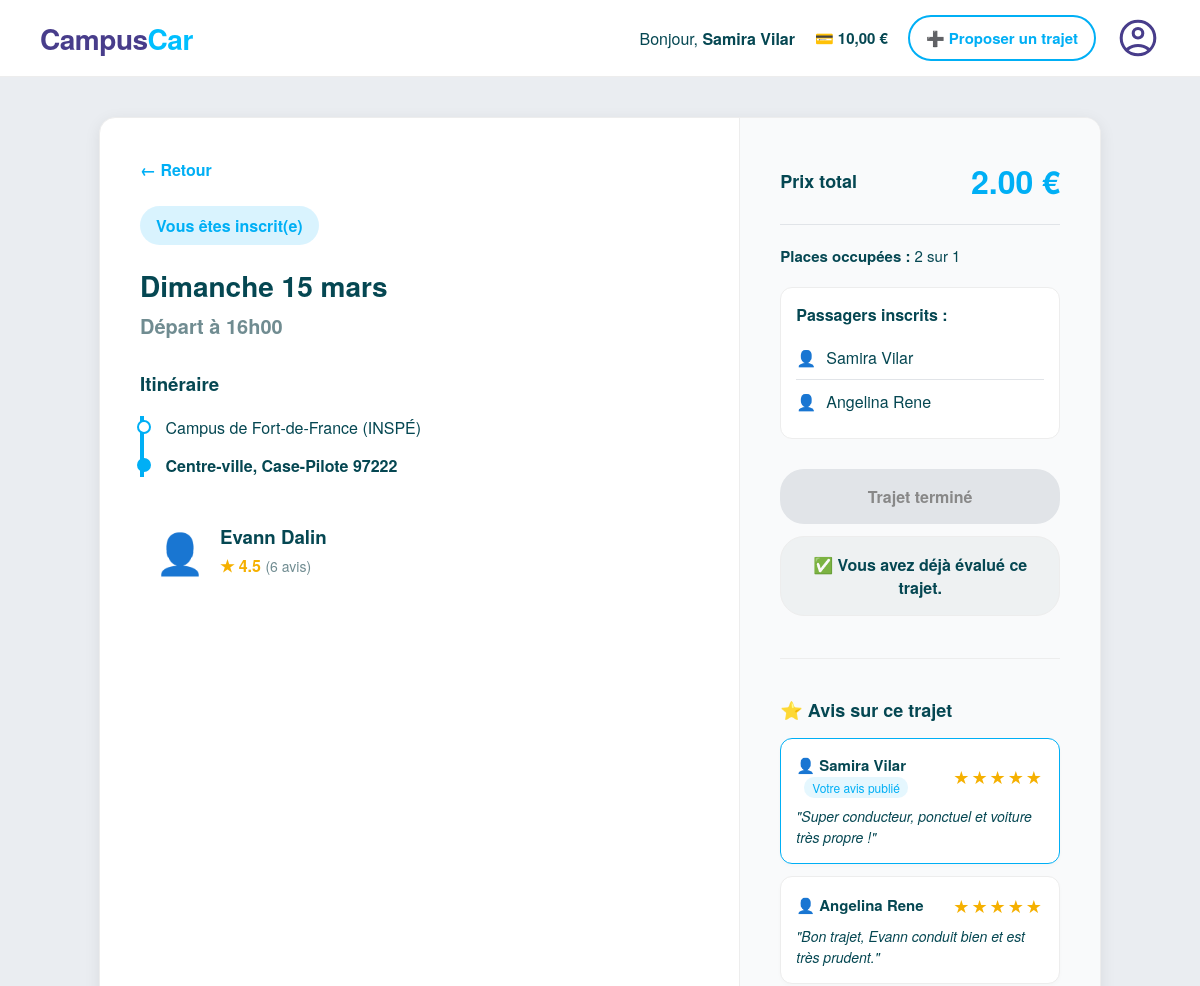
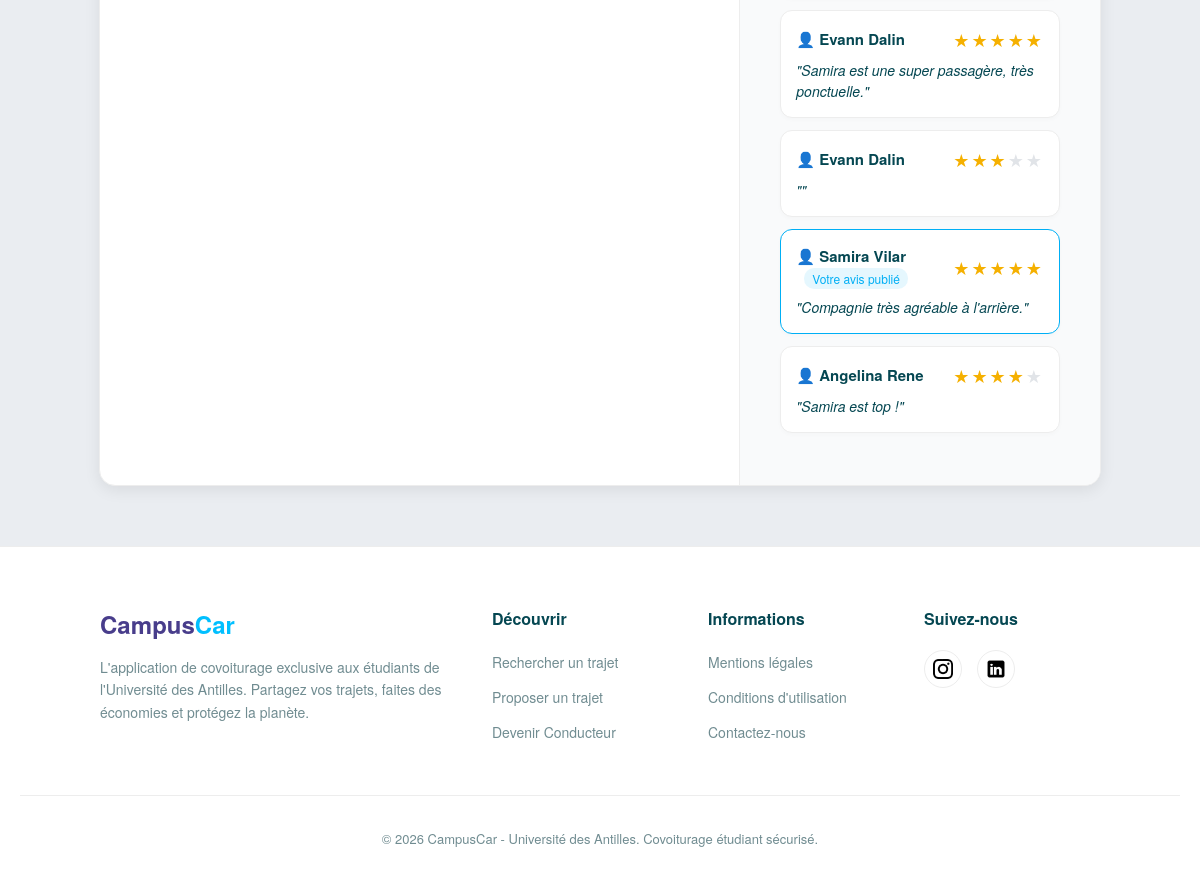
Page /index.php?action=trajet_details&id=104 (signed in) on the earlier database version (2 pictures, top to bottom).
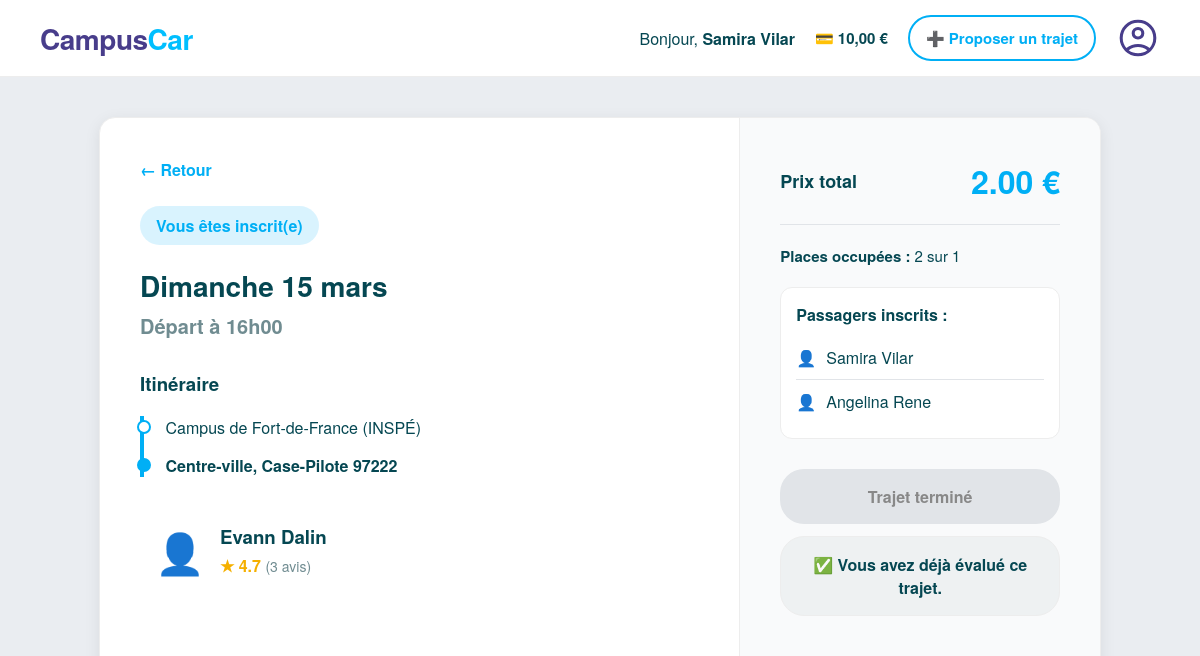
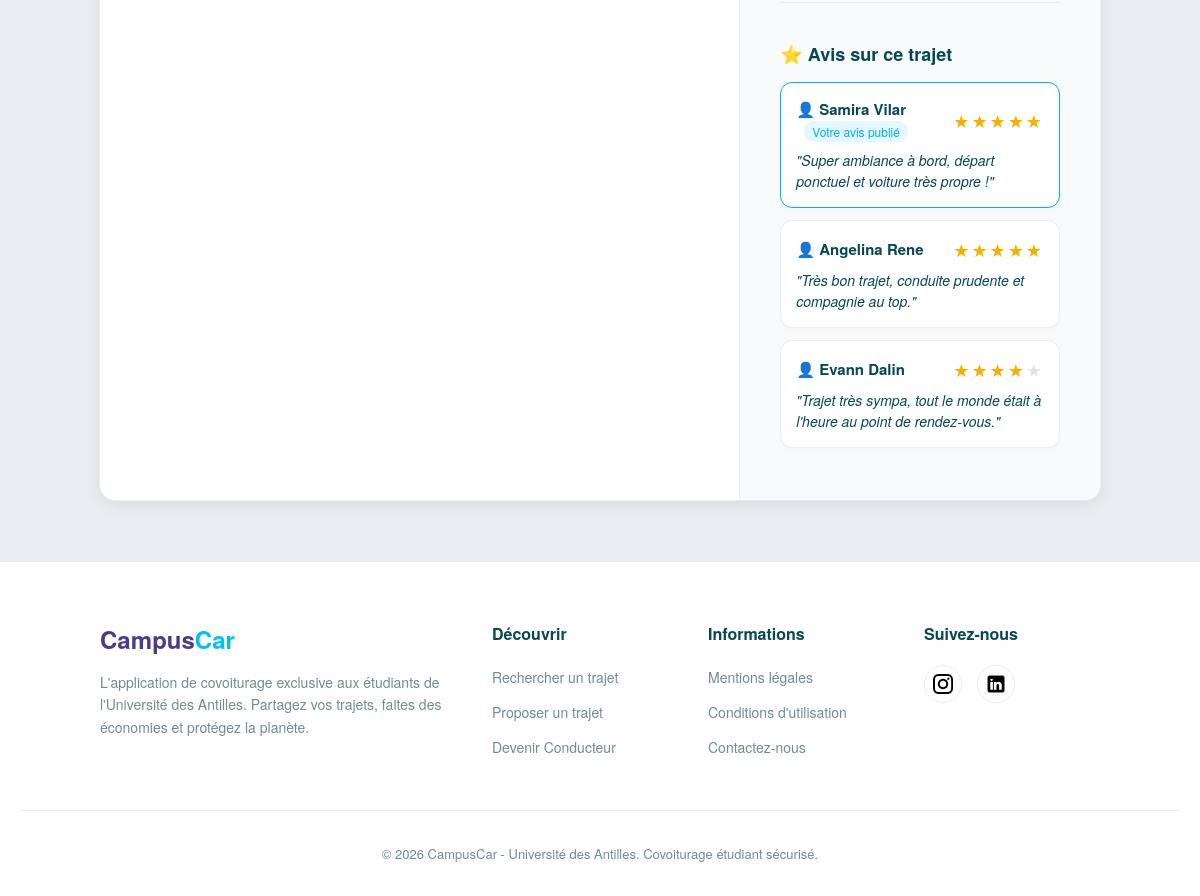
Same page on the later database version (2 pictures, top to bottom).
### tables this page shows
CREATE TABLE IF NOT EXISTS `trajet` (
  `id_trajet` int NOT NULL AUTO_INCREMENT,
  `date_heure` timestamp NOT NULL,
  `prix_course` decimal(5,2) DEFAULT NULL,
  `places_dispo` int DEFAULT NULL,
  `id_conducteur` int NOT NULL,
  `adresse_exterieure` varchar(150) NOT NULL,
  `latitude` decimal(10,8) DEFAULT NULL,
  `longitude` decimal(11,8) DEFAULT NULL,
  `sens_trajet` varchar(20) NOT NULL,
  `id_campus_cible` int NOT NULL,
  PRIMARY KEY (`id_trajet`),
  UNIQUE KEY `id_trajet` (`id_trajet`),
  KEY `id_conducteur` (`id_conducteur`),
  KEY `id_campus_cible` (`id_campus_cible`)
);

CREATE TABLE IF NOT EXISTS `campus` (
  `id_campus` int NOT NULL AUTO_INCREMENT,
  `nom_campus` varchar(100) NOT NULL,
  `commune` varchar(100) NOT NULL,
  `code_postal` varchar(5) DEFAULT NULL,
  `pole_geographique` varchar(50) DEFAULT NULL,
  `latitude` decimal(9,6) DEFAULT NULL,
  `longitude` decimal(9,6) DEFAULT NULL,
  PRIMARY KEY (`id_campus`),
  UNIQUE KEY `id_campus` (`id_campus`)
);

CREATE TABLE IF NOT EXISTS `utilisateur` (
  `id_utilisateur` int NOT NULL AUTO_INCREMENT,
  `id_sesame` varchar(50) NOT NULL,
  `mot_de_passe` varchar(255) NOT NULL,
  `nom` varchar(100) DEFAULT NULL,
  `prenom` varchar(100) DEFAULT NULL,
  `role` varchar(20) DEFAULT 'etudiant',
  `solde_virtuel` decimal(6,2) DEFAULT '10.00',
  `note_moyenne_calc` decimal(3,2) DEFAULT '0.00',
  PRIMARY KEY (`id_utilisateur`),
  UNIQUE KEY `id_utilisateur` (`id_utilisateur`),
  UNIQUE KEY `id_sesame` (`id_sesame`)
);

CREATE TABLE IF NOT EXISTS `evaluer` (
  `id_evaluation` int NOT NULL AUTO_INCREMENT,
  `id_trajet` int NOT NULL,
  `id_evaluateur` int NOT NULL,
  `note_etoiles` int DEFAULT NULL,
  `commentaire` text,
  PRIMARY KEY (`id_evaluation`),
  UNIQUE KEY `id_evaluation` (`id_evaluation`),
  KEY `id_trajet` (`id_trajet`),
  KEY `id_evaluateur` (`id_evaluateur`)
);

### views/trajet_details.php (the view, shortened to what the rows shown need)
<?php include __DIR__ . '/layout/header.php'; ?>
<main>
    <div class="details-container">
        <div class="details-left">
            <a href="javascript:history.back()" class="back-link">← Retour</a><br>
            <?php if ($trajet['is_driver']): ?>
                <div class="status-badge" style="background-color: rgba(72, 61, 139, 0.15); color: darkslateblue;">
                    🚗 C'est votre annonce
                </div>
            <?php elseif ($trajet['is_passenger']): ?>
                <div class="status-badge" style="background-color: rgba(0, 175, 245, 0.15); color: var(--bbc-bleu-vif);">
                    Vous êtes inscrit(e)
                </div>
            <?php endif; ?>
            <?php
                $jours_fr = ['Sunday' => 'Dimanche', 'Monday' => 'Lundi', 'Tuesday' => 'Mardi', 'Wednesday' => 'Mercredi', 'Thursday' => 'Jeudi', 'Friday' => 'Vendredi', 'Saturday' => 'Samedi'];
                $mois_fr = ['January' => 'janvier', 'February' => 'février', 'March' => 'mars', 'April' => 'avril', 'May' => 'mai', 'June' => 'juin', 'July' => 'juillet', 'August' => 'août', 'September' => 'septembre', 'October' => 'octobre', 'November' => 'novembre', 'December' => 'décembre'];
                $timestamp = strtotime($trajet['date_heure']);
                $nom_jour = $jours_fr[date('l', $timestamp)];
                $num_jour = date('d', $timestamp);
                $nom_mois = $mois_fr[date('F', $timestamp)];
                $date_format_fr = "$nom_jour $num_jour $nom_mois";
                $heure_format = date('H\hi', $timestamp);
                $maintenant = time();
                $is_past = $timestamp < ($maintenant - 4 * 3600);
                $is_en_cours = ($timestamp <= $maintenant && $timestamp >= ($maintenant - 4 * 3600));
            ?>
            <h2 style="margin: 0 0 5px 0; color: var(--bbc-fonce); font-size: 28px;"><?= $date_format_fr ?></h2>
            <div style="font-size: 20px; font-weight: 600; color: var(--bbc-gris-texte); margin-bottom: 30px;">
                Départ à <?= $heure_format ?>
            </div>
            <div style="margin-bottom: 24px;">
                <h3 style="margin-top: 0; color: var(--bbc-fonce);">Itinéraire</h3>
                <div style="margin-top: 15px; padding-left: 20px; border-left: 4px solid var(--bbc-bleu-vif);">
                    <p style="margin: 0 0 15px 0; font-size: 16px;">
                        <span style="display:inline-block; width: 10px; height: 10px; border-radius: 50%; border: 2px solid var(--bbc-bleu-vif); margin-left: -27px; background: white; margin-right: 10px;"></span>
                        <?= $trajet['sens_trajet'] == 'vers campus' ? htmlspecialchars($trajet['adresse_exterieure']) : htmlspecialchars($trajet['nom_campus']) ?>
                    </p>
                    <p style="margin: 0; font-weight: bold; font-size: 16px;">
                        <span style="display:inline-block; width: 10px; height: 10px; border-radius: 50%; border: 2px solid var(--bbc-bleu-vif); margin-left: -27px; background: var(--bbc-bleu-vif); margin-right: 10px;"></span>
                        <?= $trajet['sens_trajet'] == 'vers campus' ? htmlspecialchars($trajet['nom_campus']) : htmlspecialchars($trajet['adresse_exterieure']) ?>
                    </p>
                </div>
            </div>
            <div class="driver-info">
                <div style="font-size: 40px;">👤</div>
                <div>
                    <h3 style="margin: 0; color: var(--bbc-fonce);"><?= htmlspecialchars($trajet['conducteur_prenom']) ?> <?= htmlspecialchars($trajet['conducteur_nom']) ?></h3>
                    <div style="color: #f5b000; font-weight: bold; margin-top: 4px;">
                        ★ <?= $trajet['nb_avis'] > 0 ? number_format($trajet['vraie_note'], 1) : 'Nouveau' ?>
                        <span style="color: var(--bbc-gris-texte); font-size: 14px; font-weight: normal;">(<?= $trajet['nb_avis'] ?> avis)</span>
                    </div>
                </div>
            </div>
        </div>
        <div class="details-right">
            <div style="display: flex; justify-content: space-between; align-items: center; border-bottom: 1px solid #e1e4e8; padding-bottom: 20px; margin-bottom: 20px;">
                <span style="font-size: 18px; color: var(--bbc-fonce); font-weight: bold;">Prix total</span>
                <span style="font-size: 32px; font-weight: 800; color: var(--bbc-bleu-vif);"><?= number_format($trajet['prix_course'], 2) ?> €</span>
            </div>
            <div style="margin-bottom: 20px; font-size: 15px; color: var(--bbc-fonce);">
                <strong>Places occupées :</strong> <?= $trajet['nb_passagers'] ?> sur <?= $trajet['places_dispo'] ?>
            </div>
            <?php if ($trajet['nb_passagers'] > 0): ?>
                <div class="passenger-list">
                    <strong style="display: block; margin-bottom: 10px; color: var(--bbc-fonce);">Passagers inscrits :</strong>
                    <?php foreach ($passagers_list as $p): ?>
                        <div class="passenger-item">
                            <span>👤</span> <?= htmlspecialchars($p['prenom'] . ' ' . $p['nom']) ?>
                        </div>
                    <?php endforeach; ?>
                </div>
            <?php endif; ?>
            <div style="margin-top: auto;">
                <?php if ($is_en_cours): ?>
                    <?php if ($trajet['is_passenger']): ?>
                        <button id="btnPayerTrajet" class="action-btn" style="background-color: #1e8e3e; color: white; border: none; cursor: pointer;">
                            📷 Scanner pour Payer
                        </button>
                    <?php elseif ($trajet['is_driver']): ?>
                        <button id="btnPayerTrajet" class="action-btn" style="background-color: #1e8e3e; color: white; border: none; cursor: pointer;">
                            📷 Scanner le passager
                        </button>
                    <?php else: ?>
                        <div class="action-btn" style="background-color: #e1e4e8; color: #888; cursor: not-allowed;">En cours</div>
                    <?php endif; ?>
                    <script>
                        document.getElementById('btnPayerTrajet')?.addEventListener('click', function() {
                            let cameraAccess = confirm("campuscar.univ-antilles.fr souhaite accéder à votre appareil photo pour scanner le QR Code.");
                            if(cameraAccess) {
                                alert("✅ Scan réussi !\nConfirmation du paiement du trajet (<?= number_format($trajet['prix_course'], 2) ?> €).");
                                window.location.href = "index.php?action=mes_trajets";
                            } else {
                                alert("❌ Accès à la caméra refusé.");
                            }
                        });
                    </script>
                <?php elseif ($is_past): ?>
                    <div class="action-btn" style="background-color: #e1e4e8; color: #888; cursor: not-allowed;">Trajet terminé</div>
                    <?php if ($trajet['is_passenger'] || $trajet['is_driver']): ?>
                        <?php
                        $deja_evalue = false;
                        if (!empty($evaluations_recues)) {
                            foreach ($evaluations_recues as $ev) {
                                if (isset($ev['id_evaluateur']) && $ev['id_evaluateur'] == $_SESSION['user_id']) {
                                    $deja_evalue = true;
                                    break;
                                }
                            }
                        }
                        ?>
                        <?php if (!$deja_evalue): ?>
                            <div class="eval-box">
                                <h4 style="margin-top: 0; margin-bottom: 10px; color: var(--bbc-fonce);">⭐ Évaluer ce trajet</h4>
                                <form action="index.php?action=process_evaluer_trajet" method="POST">
                                    <input type="hidden" name="id_trajet" value="<?= $trajet['id_trajet'] ?>">
                                    <div class="rating-css">
                                        <input type="radio" id="star5" name="note" value="5" checked>
                                        <label for="star5" title="5 étoiles">★</label>
                                        <input type="radio" id="star4" name="note" value="4">
                                        <label for="star4" title="4 étoiles">★</label>
                                        <input type="radio" id="star3" name="note" value="3">
                                        <label for="star3" title="3 étoiles">★</label>
                                        <input type="radio" id="star2" name="note" value="2">
                                        <label for="star2" title="2 étoiles">★</label>
                                        <input type="radio" id="star1" name="note" value="1">
                                        <label for="star1" title="1 étoile">★</label>
                                    </div>
                                    <textarea name="commentaire" class="eval-textarea" placeholder="Un petit mot sur le trajet ? (Optionnel)"></textarea>
                                    <button type="submit" class="action-btn" style="background-color: #f5b000; color: white; border: none; padding: 12px; margin-bottom: 0;">
                                        Publier mon avis
                                    </button>
                                </form>
                            </div>
                        <?php else: ?>
                            <div class="action-btn" style="background-color: #eef1f2; color: var(--bbc-fonce); cursor: default; border: 1px solid var(--bordure); margin-top: 10px;">
                                ✅ Vous avez déjà évalué ce trajet.
                            </div>
                        <?php endif; ?>
                    <?php endif; ?>
                <?php endif; ?>
            </div>
            <?php if ($is_past): ?>
                <div style="margin-top: 30px; border-top: 1px solid var(--bordure); padding-top: 20px;">
                    <h3 style="color: var(--bbc-fonce); font-size: 18px; margin-bottom: 15px;">⭐ Avis sur ce trajet</h3>
                    <?php if (empty($evaluations_recues)): ?>
                        <p style="color: var(--bbc-gris-texte); font-size: 14px; font-style: italic;">
                            Aucun avis n'a encore été publié pour ce trajet.
                        </p>
                    <?php else: ?>
                        <?php foreach ($evaluations_recues as $avis): ?>
                            <?php
                            $c_est_mon_avis = (isset($avis['id_evaluateur']) && $avis['id_evaluateur'] == $_SESSION['user_id']);
                            ?>
                            <div style="background-color: var(--blanc); border: 1px solid <?= $c_est_mon_avis ? 'var(--bbc-bleu-vif)' : 'var(--bordure)' ?>; border-radius: 12px; padding: 15px; margin-bottom: 12px; box-shadow: 0 2px 4px rgba(0,0,0,0.02);">
                                <div style="display: flex; justify-content: space-between; align-items: center; margin-bottom: 8px;">
                                    <strong style="color: var(--bbc-fonce); font-size: 15px;">
                                        👤 <?= htmlspecialchars($avis['prenom'] . ' ' . $avis['nom']) ?>
                                        <?php if ($c_est_mon_avis): ?>
                                            <span style="font-size: 12px; font-weight: normal; color: var(--bbc-bleu-vif); margin-left: 8px; background-color: rgba(0, 175, 245, 0.1); padding: 2px 8px; border-radius: 10px;">
                                                Votre avis publié
                                            </span>
                                        <?php endif; ?>
                                    </strong>
                                    <span style="color: #f5b000; font-size: 18px; letter-spacing: 2px;">
                                        <?= str_repeat('★', $avis['note_etoiles']) ?><span style="color: #e1e4e8;"><?= str_repeat('★', 5 - $avis['note_etoiles']) ?></span>
                                    </span>
                                </div>
                                <p style="margin: 0; color: var(--bbc-fonce); font-size: 14px; line-height: 1.5; font-style: italic;">
                                    "<?= htmlspecialchars($avis['commentaire']) ?>"
                                </p>
                            </div>
                        <?php endforeach; ?>
                    <?php endif; ?>
                </div>
            <?php endif; ?>
        </div>
    </div>
</main>
<?php include __DIR__ . '/layout/footer.php'; ?>

Differences in the rows shown:
removed evaluer: utilisateur.prenom+nom "Evann Dalin", note_etoiles "★★★", note_etoiles "★★"
removed evaluer: utilisateur.prenom+nom "Samira Vilar", id_evaluateur "Votre avis publié", note_etoiles "★★★★★", commentaire "Compagnie très agréable à l'arrière."
removed evaluer: utilisateur.prenom+nom "Angelina Rene", note_etoiles "★★★★", note_etoiles "★", commentaire "Samira est top !"
changed evaluer "Samira Vilar": commentaire "Super conducteur, ponctuel et voiture très propre !" → "Super ambiance à bord, départ ponctuel et voiture très propre !"
changed evaluer "Angelina Rene": commentaire "Bon trajet, Evann conduit bien et est très prudent." → "Très bon trajet, conduite prudente et compagnie au top."
changed evaluer "Evann Dalin": note_etoiles "★★★★★" → "★★★★"; note_etoiles (not shown) → "★"; commentaire "Samira est une super passagère, très ponctuelle." → "Trajet très sympa, tout le monde était à l'heure au point de rendez-vous."
Other differences:
$trajet['vraie_note']: "4.5" → "4.7"
$trajet['nb_avis']: "6" → "3"
